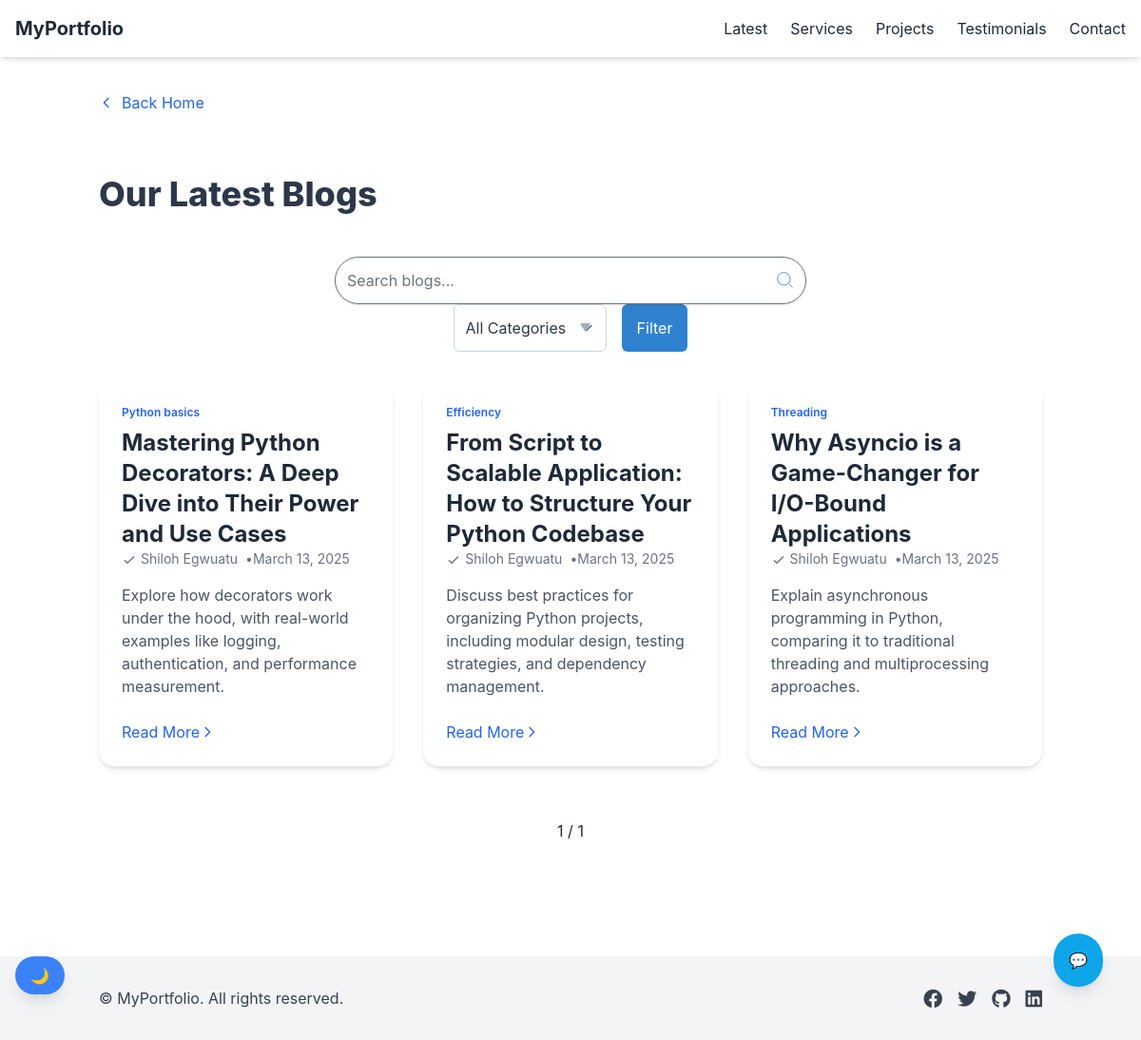
The app's page /blogs/ with its own data.
### blogs/models.py (models this page shows, shortened)
class Blog(models.Model):
    title = models.CharField(max_length=200)
    slug = models.SlugField(unique=True, blank=True)
    content = models.TextField()
    image = models.ImageField(upload_to='blogs/', blank=True, null=True)
    category = models.CharField(max_length=100, null=True, blank=True)
    created_at = models.DateTimeField(auto_now_add=True)

### blogs/views.py (the view)
# urls.py: path('', views.blog_list, name='blogs'),
@require_GET
def blog_list(request):
    query = request.GET.get('q')
    category = request.GET.get('category')
    page_number = request.GET.get('page')
    blogs = Blog.objects.all()
    if query:
        blogs = blogs.filter(
            Q(title__icontains=query) |
            Q(content__icontains=query)
        )
    if category:
        blogs = blogs.filter(category=category)
    paginator = Paginator(blogs, 6)
    page_obj = paginator.get_page(page_number)
    categories = Blog.objects.values_list('category', flat=True).distinct()
    if request.headers.get('x-requested-with') == 'XMLHttpRequest':
        html = render_to_string(
            'partials/blog_card.html',
            {'blogs': page_obj}  # use paginated blogs!
        )
        return JsonResponse({'html': html})
    context = {
        'blogs': page_obj,
        'query': query,
        'category': category,
        'categories': categories
    }
    return render(request, 'blogs/blog_list.html', context)

### blogs/templates/blogs/blog_list.html (shortened to what this page needs)
{% extends 'base.html' %}
{% load static %}
{% block styles %}
  <link rel="stylesheet" href="{% static 'blogs/css/blog_list.css' %}">
{% endblock %}
{% block content %}
<section class="blog-section">
  <h2 class="section-title text-3xl font-bold mb-6 text-gray-800 dark:text-gray-100">Our Latest Blogs</h2>
    <div class="mb-12 flex justify-center">
      <form method="get" action="{% url 'blogs' %}" class="search-form">
        <input
          type="text"
          name="q"
          value="{{ query|default:'' }}"
          placeholder="Search blogs..."
          class="search-input"
        />
        <button type="submit" class="search-button">
          <svg class="icon-search" viewBox="0 0 24 24">
            <path d="M21 21l-4.35-4.35M10 18a8 8 0 1 1 0-16 8 8 0 0 1 0 16z" />
          </svg>
        </button>
      </form>
    </div>
    <div class="mb-8 flex justify-center">
      <form method="get" action="{% url 'blogs' %}" class="filter-form">
        <div class="category-dropdown-wrapper">
          <select name="category" onchange="this.form.submit()" class="category-select">
            <option value="">All Categories</option>
          </select>
    </div>
        <button type="submit" class="filter-btn">
          Filter
        </button>
      </form>
    </div>
    <div class="grid md:grid-cols-2 lg:grid-cols-3 gap-8" id="results-container">
      {% for blog in blogs %}
        {% include 'partials/blog_card.html' %}
      {% empty %}
        <div class="col-span-full text-center text-gray-500 dark:text-gray-400">
          No blogs found. Check back later!
        </div>
      {% endfor %}
    </div>
    <div class="pagination-container">
      <span class="pagination-info">{{ blogs.number }} / {{ blogs.paginator.num_pages }}</span>
    </div>
</section>
{% endblock %}

### blogs/templates/partials/blog_card.html (shortened to what this page needs)
<div class="bg-white dark:bg-gray-800 rounded-2xl shadow-md hover:shadow-xl transition-shadow duration-300 transform hover:-translate-y-1 cursor-pointer group"
     data-aos="fade-up" data-aos-delay="{{ forloop.counter0|add:'200' }}">
  <div class="p-6 flex flex-col justify-between h-full">
    {% if blog.category %}
      <span class="text-xs uppercase text-blue-600 dark:text-blue-400 font-semibold mb-2">{{ blog.category }}</span>
    {% endif %}
    <h3 class="text-2xl font-bold text-gray-800 dark:text-white mb-3 group-hover:text-blue-600 transition-colors duration-300">
      {{ blog.title }}
    </h3>
    <div class="flex items-center text-sm text-gray-500 dark:text-gray-400 mb-4">
      <span class="mr-2"><svg class="w-4 h-4 inline-block mr-1" fill="none" stroke="currentColor" stroke-width="2"
            viewBox="0 0 24 24"><path stroke-linecap="round" stroke-linejoin="round" d="M5 13l4 4L19 7"/>
        </svg> Shiloh Egwuatu </span>
      <span class="mx-2">•</span>
      <span>{{ blog.created_at|date:"F j, Y" }}</span>
    </div>
    <p class="text-gray-600 dark:text-gray-200 mb-6">{{ blog.content|truncatewords:20 }}</p>
    {% if blog.slug %}
      <a href="{% url 'blog_detail' blog.slug %}"
         class="mt-auto inline-flex items-center text-blue-600 dark:text-blue-400 font-medium hover:underline">
        Read More
        <svg class="h-4 w-4 ml-1" fill="none" stroke="currentColor" stroke-width="2" viewBox="0 0 24 24">
          <path stroke-linecap="round" stroke-linejoin="round" d="M9 5l7 7-7 7"/>
        </svg>
      </a>
    {% else %}
      <span>No details available</span>
    {% endif %}
  </div>
</div>

### blogs/static/blogs/css/blog_list.css (style rules this page uses)
.blog-section { padding-top: 4rem; padding-bottom: 4rem; background-color: var(--tw-bg-opacity) dark:#1a202c; transition: background-color 0.5s; }
.section-title { font-size: 2.25rem; font-weight: 800; margin-bottom: 3rem; color: #2d3748; }
.search-form { width: 100%; max-width: 50%; position: relative; }
.search-input { width: 100%; padding: 0.75rem 3rem 0.75rem 0.75rem; border-radius: 9999px; box-shadow: 0 1px 3px rgba(0, 0, 0, 0.1); }
.search-button { position: absolute; right: 0.75rem; top: 50%; transform: translateY(-50%); color: #3182ce; }
.icon-search { width: 1.25rem; height: 1.25rem; stroke: currentColor; fill: none; }
.filter-form { display: flex; gap: 1rem; flex-wrap: wrap; }
.category-dropdown-wrapper { display: inline-block; position: relative; }
.category-dropdown-wrapper::after { content: '▼'; font-size: 0.75rem; color: #a0aec0; position: absolute; right: 1rem; top: 50%; transform: translateY(-50%); pointer-events: none; }
.category-select { appearance: none; -webkit-appearance: none; -moz-appearance: none; padding: 0.75rem; padding-right: 2.5rem; border-radius: 0.375rem; border: 1px solid #cbd5e0; background-color: #fff; color: #2d3748; font-size: 1rem; min-width: 150px; width: auto; transition: width 0.3s ease; }
.filter-btn { background-color: #3182ce; color: #fff; padding: 0.75rem 1rem; border-radius: 0.375rem; }
.pagination-container { display: flex; justify-content: center; margin-top: 3rem; gap: 1rem; }
.pagination-info { padding: 0.5rem 1rem; }

### records on screen
Blog: category "Python basics", title "Mastering Python Decorators: A Deep Dive into Their Power and Use Cases", created_at "March 13, 2025", content "Explore how decorators work under the hood, with real-world examples like logging, authentication, and performance measurement.", shows "Read More"
Blog: category "Efficiency", title "From Script to Scalable Application: How to Structure Your Python Codebase", created_at "March 13, 2025", content "Discuss best practices for organizing Python projects, including modular design, testing strategies, and dependency management.", shows "Read More"
Blog: category "Threading", title "Why Asyncio is a Game-Changer for I/O-Bound Applications", created_at "March 13, 2025", content "Explain asynchronous programming in Python, comparing it to traditional threading and multiprocessing approaches.", shows "Read More"

### other values on screen
{{ blogs.number }} "1"
{{ blogs.paginator.num_pages }} "1"
